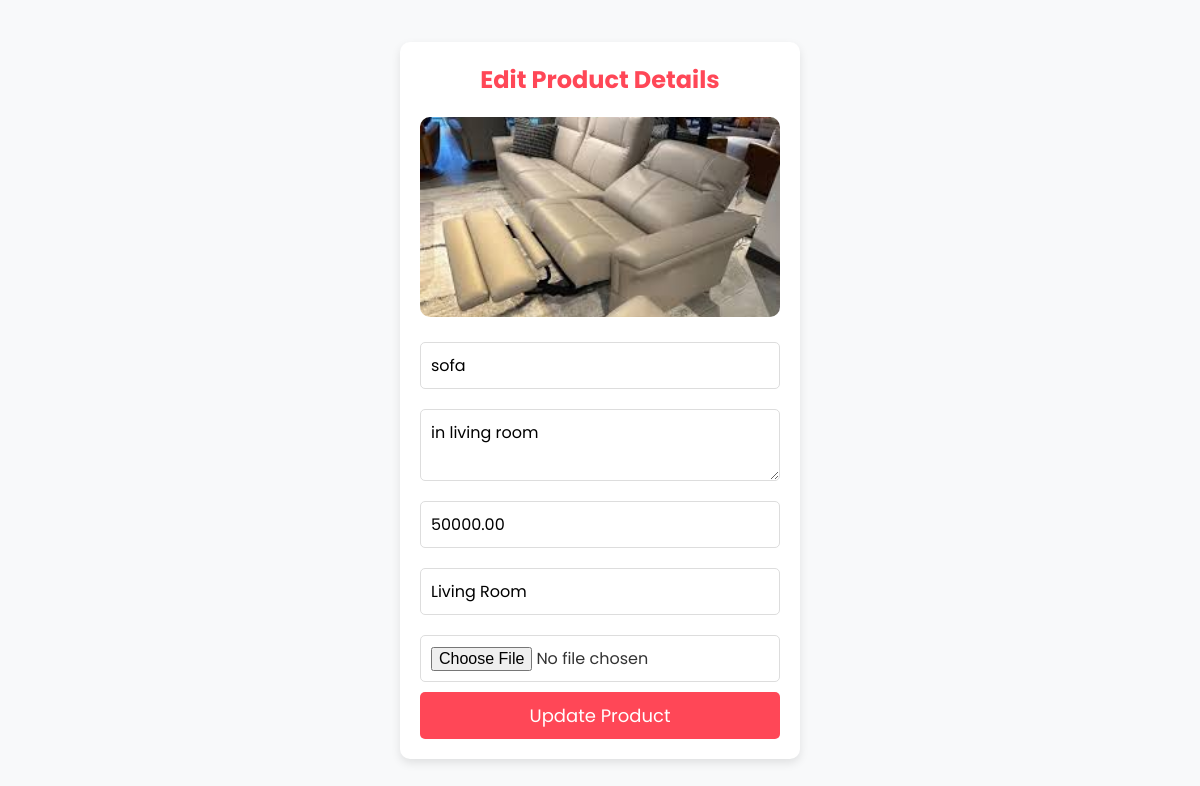
Page /edit_product.php?id=15 on the committed database.
### tables this page shows
CREATE TABLE IF NOT EXISTS `products` (
  `id` int NOT NULL AUTO_INCREMENT,
  `name` varchar(255) NOT NULL,
  `description` text,
  `price` decimal(10,2) NOT NULL,
  `category` varchar(100) DEFAULT NULL,
  `image` varchar(255) DEFAULT NULL,
  `created_at` timestamp NULL DEFAULT CURRENT_TIMESTAMP,
  PRIMARY KEY (`id`)
);

### edit_product.php (the view, shortened to what this page needs)
<?php
include 'db_connect.php';
$product_id = $_GET['id'];
$query = "SELECT * FROM products WHERE id = ?";
$stmt = $conn->prepare($query);
$stmt->bind_param("i", $product_id);
$stmt->execute();
$result = $stmt->get_result();
$product = $result->fetch_assoc();
?>
<!DOCTYPE html>
<html lang="en">
<head>
    <link rel="stylesheet" href="styles.css">
</head>
<body>
<div class="container">
    <h2>Edit Product Details</h2>
    <form action="" method="POST" enctype="multipart/form-data">
        <img src="<?= htmlspecialchars($product['image']); ?>" alt="Product Image">
        <input type="text" name="name" value="<?= htmlspecialchars($product['name']); ?>" required>
        <textarea name="description" required><?= htmlspecialchars($product['description']); ?></textarea>
        <input type="number" name="price" value="<?= $product['price']; ?>" step="0.01" required>
        <input type="text" name="category" value="<?= htmlspecialchars($product['category']); ?>" required>
        <input type="file" name="image">
        <button type="submit">Update Product</button>
    </form>
</div>
</body>
</html>

### styles.css (style rules this page uses)
* { margin: 0; padding: 0; box-sizing: border-box; font-family: 'Poppins', sans-serif; }
body { background-color: #f5f5f5; color: #333; }

### edit_product.php (style rules this page uses)
body { font-family: 'Poppins', sans-serif; background-color: #f8f9fa; color: #333; margin: 0; padding: 0; display: flex; justify-content: center; align-items: center; height: 100vh; }
.container { width: 400px; background: white; padding: 20px; border-radius: 10px; box-shadow: 0 4px 10px rgba(0, 0, 0, 0.1); text-align: center; }
h2 { margin-bottom: 20px; color: #ff4757; }
form { display: flex; flex-direction: column; }
input, textarea, select { padding: 10px; margin: 10px 0; border: 1px solid #ddd; border-radius: 5px; font-size: 16px; }
button { padding: 10px; background: #ff4757; color: white; border: none; border-radius: 5px; cursor: pointer; font-size: 18px; transition: background 0.3s; }
img { width: 100%; height: 200px; object-fit: cover; border-radius: 10px; margin-bottom: 15px; }

### rows in the picture
products: image (picture), name "sofa", description "in living room", price "50000.00", category "Living Room"
